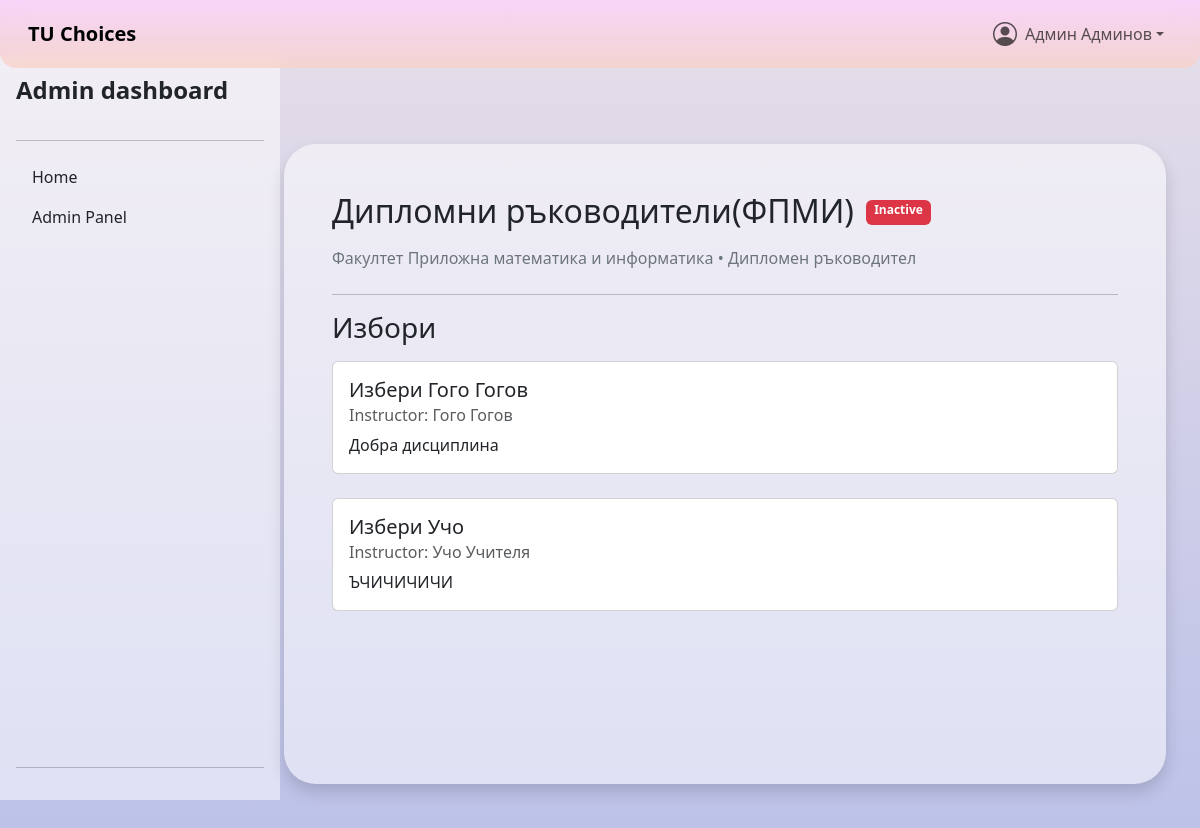
/distributions/distributionPublic.php?id=1 (signed in), run on the app's committed database.
### tables this page shows
CREATE TABLE `users` (
  `id` int(11) NOT NULL,
  `username` varchar(100) NOT NULL,
  `names` varchar(100) NOT NULL,
  `email` varchar(100) NOT NULL,
  `pass` varchar(100) NOT NULL DEFAULT '',
  `role` int(11) NOT NULL DEFAULT 0 COMMENT '1=student,2=teacher,3=admin',
  `fn` varchar(100) NOT NULL DEFAULT '',
  `major` varchar(10) NOT NULL DEFAULT '0',
  `faculty` varchar(10) NOT NULL DEFAULT '0',
  `start_year` int(11) DEFAULT NULL,
  `active` tinyint(1) NOT NULL DEFAULT 0,
  `deleted` tinyint(1) NOT NULL DEFAULT 0,
  `created_at` datetime NOT NULL DEFAULT current_timestamp(),
  `updated_at` datetime NOT NULL DEFAULT current_timestamp() ON UPDATE current_timestamp()
);

CREATE TABLE `distributions` (
  `id` int(11) NOT NULL,
  `name` varchar(100) NOT NULL,
  `ident` varchar(50) NOT NULL,
  `semester_applicable` int(11) NOT NULL,
  `major` varchar(10) NOT NULL DEFAULT '0',
  `faculty` varchar(10) NOT NULL DEFAULT '0',
  `type` tinyint(1) NOT NULL COMMENT '1=Избираема дисциплина, 2=Дипломен ръководител',
  `active` smallint(6) NOT NULL DEFAULT 0,
  `deleted` tinyint(1) NOT NULL DEFAULT 0,
  `created_at` datetime NOT NULL DEFAULT current_timestamp(),
  `updated_at` datetime NOT NULL DEFAULT current_timestamp() ON UPDATE current_timestamp()
);

CREATE TABLE `faculties` (
  `id` int(11) NOT NULL,
  `name` varchar(100) NOT NULL,
  `short` varchar(50) NOT NULL,
  `deleted` tinyint(1) NOT NULL DEFAULT 0,
  `created_at` datetime NOT NULL DEFAULT current_timestamp(),
  `updated_at` datetime NOT NULL DEFAULT current_timestamp() ON UPDATE current_timestamp()
);

CREATE TABLE `distribution_choices` (
  `id` int(11) NOT NULL,
  `name` varchar(100) NOT NULL,
  `distribution` int(11) NOT NULL,
  `instructor` int(11) NOT NULL,
  `description` text NOT NULL,
  `min` int(11) NOT NULL DEFAULT 0,
  `max` int(11) NOT NULL DEFAULT 10000,
  `min_max_editble` smallint(6) NOT NULL DEFAULT 0,
  `type` tinyint(1) NOT NULL COMMENT '1=Избираема дисциплина, 2=Дипломен ръководител',
  `deleted` tinyint(1) NOT NULL DEFAULT 0,
  `created_at` datetime NOT NULL DEFAULT current_timestamp(),
  `updated_at` datetime NOT NULL DEFAULT current_timestamp() ON UPDATE current_timestamp()
);

### backend/users/user.php (called while the page is built, shortened)
<?php
class User
{
    private $names;
    private $role;
    public function __construct($id, mysqli $mysqli)
    {
        $this->id = $id;
        $stmt = $mysqli->prepare(
            "SELECT username, names, email, role, fn, major, faculty, start_year
             FROM users
             WHERE id = ?
             LIMIT 1"
        );
        $stmt->bind_param('i', $this->id);
        $stmt->execute();
        $stmt->bind_result(
            $username,
            $names,
            $email,
            $role,
            $fn,
            $majorShort,
            $facultyShort,
            $startYear
        );
        $this->names = $names;
        $this->role = $role;
    }
    public function getNames()
    {
        return $this->names;
    }
    public function getRole()
    {
        return $this->role;
    }
    public function getRoleName()
    {
        switch ($this->role) {
            case 3:
                return "admin";
        }
    }
}

### backend/distributions/distribution.php (called while the page is built, shortened)
<?php
require_once __DIR__ . "/../utils/dbUtils.php";
require_once __DIR__ . "/../users/User.php";
require_once __DIR__ . "/DistributionChoise.php";
class Distribution
{
    private $id;
    private $name;
    private $semesterApplicable;
    private $majorShort;
    private $facultyShort;
    private $type;
    private $active;
    public function __construct(int $id, mysqli $mysqli)
    {
        $this->id = $id;
        $stmt = $mysqli->prepare(
            "SELECT name, ident, semester_applicable, major, faculty, type, active
             FROM distributions
             WHERE id = ?"
        );
        $stmt->bind_param('i', $this->id);
        $stmt->execute();
        $stmt->bind_result(
            $name,
            $ident,
            $semesterApplicable,
            $majorShort,
            $facultyShort,
            $type,
            $active
        );
        $this->name = $name;
        $this->semesterApplicable = $semesterApplicable;
        $this->majorShort = $majorShort;
        $this->facultyShort = $facultyShort;
        $this->type = $type;
        $this->active = $active;
    }
    public function getName()
    {
        return $this->name;
    }
    public function getFacultyID(mysqli $mysqli)
    {
        $stmt = $mysqli->prepare("SELECT id FROM faculties WHERE short = ?");
        $stmt->bind_param("s", $this->facultyShort);
        $stmt->execute();
        $result = $stmt->get_result();
        $row = $result->fetch_assoc();
        return $row['id'] ?? 0;
    }
    public function getTypeText()
    {
        if ($this->type == 1) {
            return "Избираема дисциплина";
        } else if ($this->type == 2) {
            return "Дипломен ръководител";
        }
        return "";
    }
    public function isActive()
    {
        return $this->active == 1;
    }
    public function getChoices(mysqli $mysqli)
    {
        $id = $this->id;
        $choices = [];
        $choicesDB = getFromDBCondition("distribution_choices", "WHERE distribution = $id AND deleted = 0 ORDER BY id", $mysqli);
        foreach ($choicesDB as $curr) {
            try {
                $ch = new DistributionChoice($curr["id"], $mysqli);
                $choices[] = $ch;
            } catch (\Exception $th) {
            }
        }
        return $choices;
    }
    public function canView(User $user, mysqli $mysqli)
    {
        $role = $user->getRole();
        if ($role == 1) {
            $condition = $user->getSemester() - $this->semesterApplicable >= -1;
            if ($this->type == 1) {
                $condition = $condition && $this->majorShort == $user->getMajorShort();
            } else if ($this->type == 2) {
                $condition = $condition && $this->facultyShort == $user->getFacultyShort();
            }
            return $condition;
        } else if ($role == 3) {
            return true;
        }
        return false;
    }
}

### backend/majors/faculty.php (called while the page is built, shortened)
<?php
class Faculty
{
    private $name;
    public function __construct($id, mysqli $mysqli)
    {
        $this->id = $id;
        $stmt = $mysqli->prepare("SELECT name, short FROM faculties WHERE id = ?");
        $stmt->bind_param('i', $this->id);
        $stmt->execute();
        $stmt->bind_result($name, $short);
        $this->name = $name;
    }
    public function getName()
    {
        return $this->name;
    }
}

### backend/utils/dbUtils.php (called while the page is built, shortened)
<?php
function getFromDBCondition($table_name, $condition, $mysqli, $searchableByID = false)
{
    $stmt = $mysqli->prepare("SELECT * FROM " . $table_name . " " . $condition);
    $stmt->execute();
    $result = $stmt->get_result();
    $arr = [];
    if ($searchableByID) {
        while ($row = $result->fetch_assoc()) {
            $arr[$row['id']] = $row;
        }
    } else {
        $arr = $result->fetch_all(MYSQLI_ASSOC);
    }
    return $arr;
}

### backend/distributions/DistributionChoise.php (called while the page is built, shortened)
<?php
class DistributionChoice
{
    private $name;
    private $instructorId;
    private $description;
    public function __construct(int $id, mysqli $mysqli)
    {
        $this->id = $id;
        $stmt = $mysqli->prepare(
            "SELECT name, distribution, instructor, description, min, max, min_max_editble
             FROM distribution_choices
             WHERE id = ?"
        );
        $stmt->bind_param('i', $this->id);
        $stmt->execute();
        $stmt->bind_result(
            $name,
            $distributionId,
            $instructorId,
            $description,
            $min,
            $max,
            $minMaxEditable
        );
        $this->name = $name;
        $this->instructorId = $instructorId;
        $this->description = $description;
    }
    public function getName()
    {
        return $this->name;
    }
    public function getInstructorId()
    {
        return $this->instructorId;
    }
    public function getDescription()
    {
        return $this->description;
    }
}

### distributions/distributionPublic.php (the view, shortened to what this page needs)
<?php
require_once "../header.php";
$dist = null;
$faculty = null;
try {
    $dist = new Distribution($_GET["id"], $mysqli);
    $faculty = new Faculty($dist->getFacultyID($mysqli), $mysqli);
} catch (Exception $e) {
    echo '<meta http-equiv="refresh" content="0;url=../index.php">';
    exit;
}
$choices = $dist->getChoices($mysqli);
?>
<?php
require_once "../sidebar.php";
?>
<main>
    <div class="container-fluid d-flex flex-column align-items-center pb-5 pt-5">
        <div class="basic-container relative bg-white bg-opacity-50 p-5 rounded-5 shadow"
            style="padding-bottom: 75px !important;">
            <div class="distribution-head-container">
                <h2 class="mb-3"><?= htmlspecialchars($dist->getName()) ?></h2> &nbsp; &nbsp;
                <?php if ($dist->isActive()) { ?>
                    <span style="height: 25px;" class="badge bg-success mt-2 public-badge">Active</span>
                <?php } else { ?>
                    <span style="height: 25px;" class="badge bg-danger mt-2 public-badge">Inactive</span>
                <?php } ?>
            </div>
            <p class="mb-4 text-secondary">
                <?= htmlspecialchars($faculty->getName()) ?>
                &bull; <?= htmlspecialchars($dist->getTypeText()) ?>
            </p>
            <hr>
            <h3 class="mb-3">Избори</h3>
            <div class="choices-container">
                <?php foreach ($choices as $choice) {
                    $currInstructor = new User($choice->getInstructorId(), $mysqli);
                    ?>
                    <div class="card mb-4">
                        <div class="card-body">
                            <h5 class="card-title"><?= htmlspecialchars($choice->getName()) ?></h5>
                            <h6 class="card-subtitle mb-2 text-muted">Instructor:
                                <?= htmlspecialchars($currInstructor->getNames()) ?>
                            </h6>
                            <p class="card-text"><?= nl2br(htmlspecialchars($choice->getDescription())) ?></p>
                        </div>
                    </div>
                <?php } ?>
            </div>
            <div class="position-absolute bottom-0 start-0 w-100 p-4 text-end">
            </div>
        </div>
    </div>
</main>
<?php
require_once "../footer.php";
?>

### header.php (shortened to what this page needs)
<?php
require_once "backend/config/dbConfig.php";
require_once "backend/utils/dbUtils.php";
require_once "backend/majors/Faculty.php";
require_once "backend/distributions/Distribution.php";
require_once "backend/distributions/DistributionChoise.php";
require_once "backend/users/User.php";
$projectRoot = str_replace(
    realpath($_SERVER['DOCUMENT_ROOT']),
    '',
    realpath(__DIR__ . '/')
);
$user = new User($_SESSION["userID"], $mysqli);
?>
<!DOCTYPE html>
<html lang="en">
<head>
    <link href="https://cdn.jsdelivr.net/npm/bootstrap@5.3.5/dist/css/bootstrap.min.css" rel="stylesheet"
>
    <link rel="stylesheet" href="https://cdn.jsdelivr.net/npm/bootstrap-icons@1.10.5/font/bootstrap-icons.css">
    <link rel="stylesheet" href="https://cdn.datatables.net/2.3.0/css/dataTables.bootstrap5.css">
         <link rel="stylesheet" href="<?= $projectRoot ?>/css/main.css">
    <link rel="stylesheet" href="<?= $projectRoot ?>/css/navbar.css">
</head>
<body>
    <header>
        <nav class="navbar navbar-expand-lg navbar-custom fixed-top px-3">
            <div class="container-fluid">
                <a class="navbar-brand fw-bold" href="<?= $projectRoot ?>/index.php">TU Choices</a>
                <div class="collapse navbar-collapse" id="mainNav">
                    <ul class="navbar-nav ms-auto mb-2 mb-lg-0 align-items-lg-center">
                        <li class="nav-item dropdown">
                            <a class="nav-link dropdown-toggle d-flex align-items-center" href="#" id="profileDropdown"
                                role="button" data-bs-toggle="dropdown" aria-expanded="false">
                                <i class="bi bi-person-circle fs-4"></i>
                                <div class="ms-2"><?= $user->getNames(); ?></div>
                            </a>
                        </li>
                    </ul>
                </div>
            </div>
        </nav>
    </header>

### sidebar.php (shortened to what this page needs)
<div id="sidebar-custom" class="d-none d-md-flex flex-column flex-shrink-0 p-3 bg-light position-fixed"
  style="top: 7vh; left: 0; width: 280px; height: 93vh; background-color: rgb(255 255 255 / 50%) !important;">
  <div class="d-flex align-items-center mb-3 me-md-auto link-dark text-decoration-none">
    <span class="fs-4 fw-bold"><?= ucfirst($user->getRoleName()) . " dashboard"; ?></span>
  </div>
  <hr>
  <ul class="nav nav-pills flex-column mb-auto">
    <li class="nav-item">
      <a href="<?= $projectRoot ?>/index.php" class="nav-link link-dark">Home</a>
    </li>
    <?php if ($user->getRole() == 3) {  ?>
      <li class="nav-item">
        <a href="<?= $projectRoot ?>/admin/adminPanel.php" class="nav-link link-dark">Admin Panel</a>
      </li>
    <?php } ?>
  </ul>
  <hr>
</div>

### css/main.css (style rules this page uses)
.basic-container { margin-left: 250px; width: 75%; min-height: 80vh; }
.distribution-head-container { display: flex; }
.relative { position: relative; }

### css/navbar.css (style rules this page uses)
.navbar-custom { background-image: linear-gradient(to top, rgb(250, 208, 196, 70%) 0%, rgb(255, 209, 255, 70%) 100%); backdrop-filter: blur(10px); border-radius: 0 0 1rem 1rem; margin-bottom: 2rem; }

### header.php (style rules this page uses)
html, body { overflow-x: hidden; height: 100%; margin: 0; }
body { background-color: #E4E4E1; background-image: linear-gradient(to top, #bdc2e8 0%, #bdc2e8 1%, #e6dee9 100%); background-blend-mode: normal, multiply; background-repeat: no-repeat; background-size: cover; background-attachment: fixed; }
main { margin-top: 6rem; }

### distributions/distributionPublic.php (style rules this page uses)
.distribution-head-container { display: flex; }

### data on the page
users: names "Админ Админов", role "Admin"
distributions: name "Дипломни ръководители(ФПМИ)", type "Дипломен ръководител"
faculties: name "Факултет Приложна математика и информатика"
distribution_choices: name "Избери Гого Гогов", users.names "Гого Гогов", description "Добра дисциплина"
distribution_choices: name "Избери Учо", users.names "Учо Учителя", description "ЪЧИЧИЧИЧИ"
